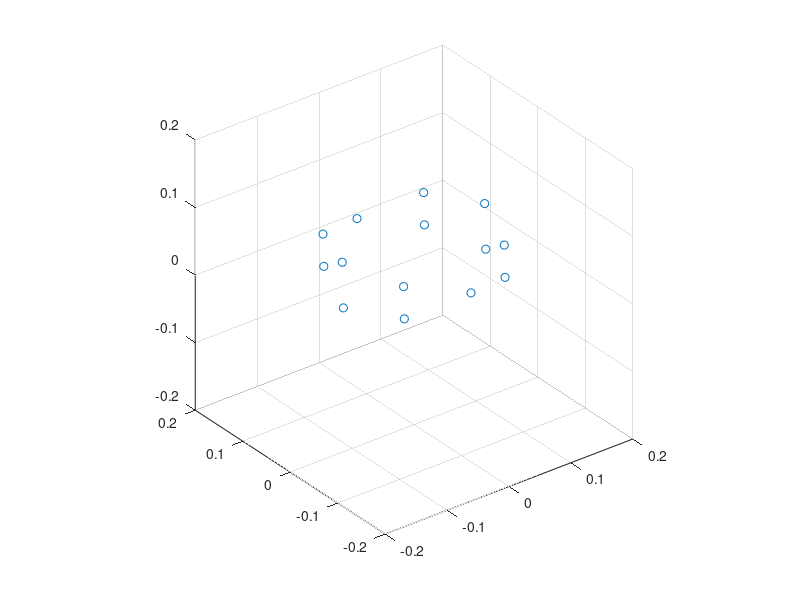

Write the MATLAB code that produced this figure.
clear;
th = 0:pi/4:2*pi;
xmat = [];
for i=1:8,
  R= [cos(th(i)) -sin(th(i)); sin(th(i)) cos(th(i))];
  xmat(:,i) = R * [0.12;0]
end

xmat = [xmat;ones(1,8).*0];
th2 = pi/12; %acos(5/10)/2;

Rth2 = [cos(th2) 0 sin(th2); 
      0 1 0;
    -sin(th2) 0 cos(th2)];
  
x = Rth2*xmat;

th2 = -pi/10;

Rth2 = [cos(th2) 0 sin(th2); 
      0 1 0;
    -sin(th2) 0 cos(th2)];
  
x = [x, Rth2*xmat];

x = x(:,[1,2,4,5,6,8:end]);

for i=1:size(x,2),
  x(:,i) = x(:,i) + [0 0 0.05]';
end

figure(1); hold off; plot3(x(1,:),x(2,:),x(3,:),'o'); grid on; axis square;
xlim([-.2 .2]);ylim([-.2 .2]);zlim([-.2 .2]);



%%

repeat = 1;
while repeat == 1,
  % Create 15 stimuli each for rest(0) + corners(1-8)
  n_stims_per_run = 3; 
  idx = rem(randperm(28 * n_stims_per_run), 28);

  output = [];
  for i = 1:length(idx),
    if(idx(i) == 0)
      output = [output; 0 -1 3 0 0 0]; 
    else
      trest = 2+rem(floor(rand(1,1)*3),2);
      tplan = 1+rem(floor(rand(1,1)*3),2);
      tmove = 2+rem(floor(rand(1,1)*3),2);
      if(idx(i) < 14)
        output = [output;
          1 -1 trest 0 0 0;
          [[2 -1 tplan], x(:,idx(i)+1)'];
          [[3 -1 tmove], x(:,idx(i)+1)']];
      else
        tidx = idx(i) - 14;
        output = [output;
          1 -1 trest 0 0 0;
          [[2 -1 tplan], x(:,tidx+1)']];
      end
    end;
  end;

  tr = 1.57;
  n_trs = 254;
  t_end = ceil(n_trs * tr);
  output = [1 8 8 0 0 0; output; 1 t_end 5 0 0 0]; % 225 TRs

  for i = 2:size(output,1)-1,
    output(i,2) = output(i-1,2) + output(i,3);
  end

  output(end,3) = output(end,2) - output(end-1,2);
  
  if output(end,3) < 5 && output(end,3) > 2,
    repeat = 0;
  end
end


fp = fopen('delme.txt','w');
for i = 1:size(output,1),
  fprintf(fp, '%d %.3f %.3f %.3f %.3f %.3f\n', output(i,:));
end
fclose(fp);